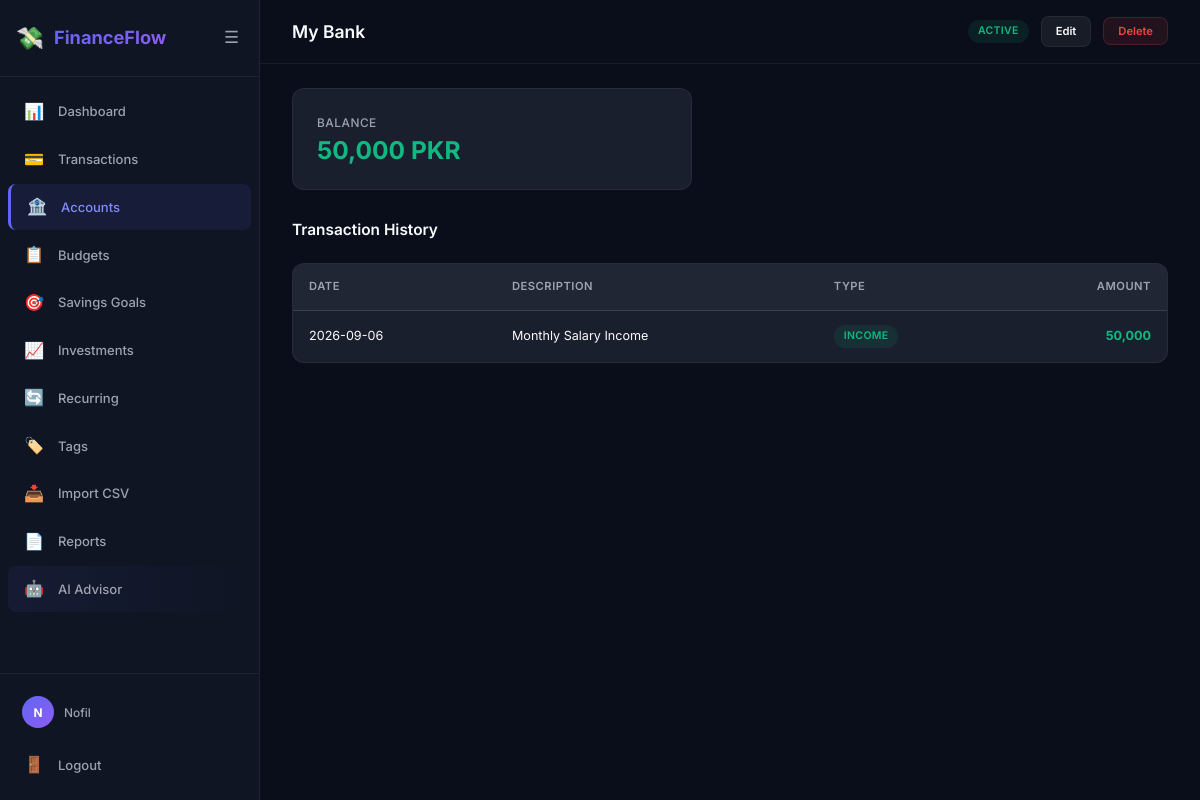
/accounts/1 (signed in), run on an earlier commit of the app's database.
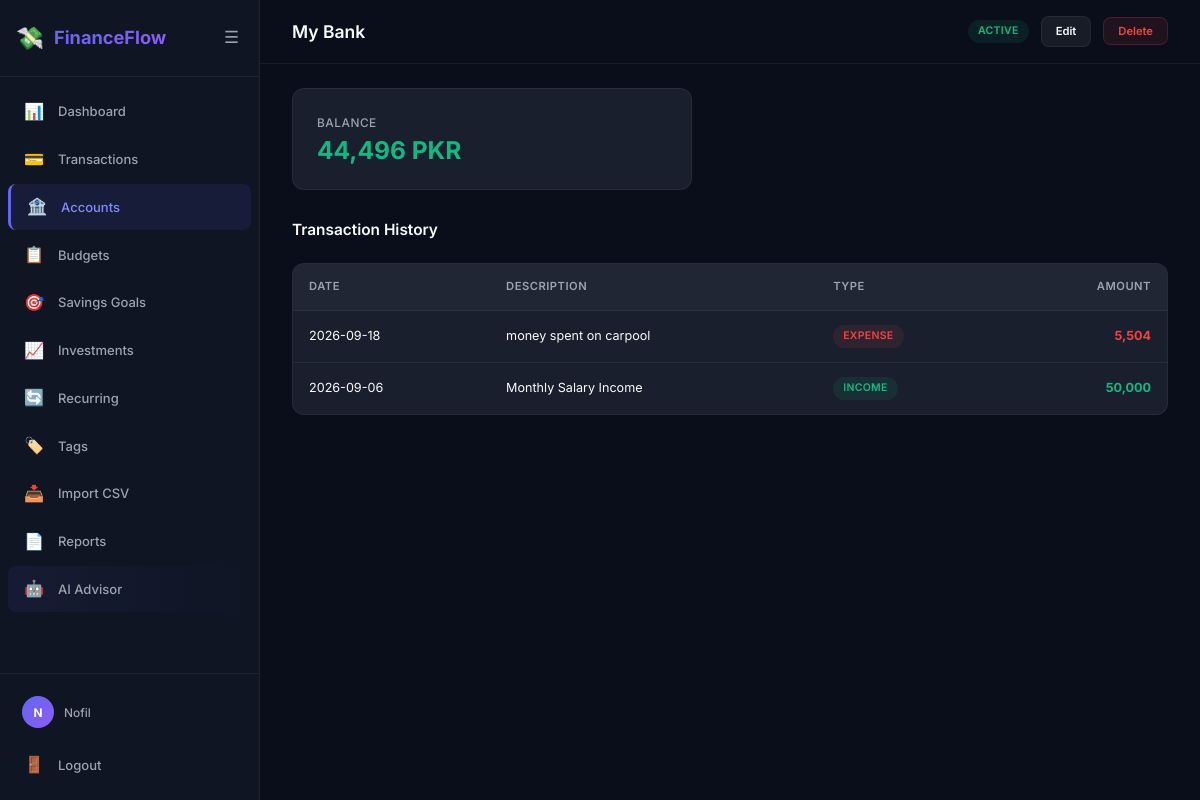
And on a later commit of the database.
### app/models/transaction.py (models this page shows, shortened)
class Transaction(db.Model):
    __tablename__ = 'transactions'
    TRANSACTION_TYPES = ('income', 'expense')
    transaction_id = db.Column(db.Integer, primary_key=True)
    user_id = db.Column(db.Integer, db.ForeignKey('users.user_id'), nullable=False)
    account_id = db.Column(db.Integer, db.ForeignKey('accounts.account_id'), nullable=False)
    category_id = db.Column(db.Integer, db.ForeignKey('categories.category_id'))
    amount = db.Column(db.Numeric(12, 2), nullable=False)
    transaction_type = db.Column(db.String(20), nullable=False)
    description = db.Column(db.String(255))
    transaction_date = db.Column(db.Date, nullable=False)
    currency = db.Column(db.String(10), default='PKR')
    exchange_rate = db.Column(db.Numeric(12, 6), default=1.0)
    is_deleted = db.Column(db.Boolean, default=False)
    deleted_at = db.Column(db.DateTime)
    created_at = db.Column(db.DateTime, default=datetime.utcnow)
    tags = db.relationship('Tag', secondary='transaction_tags', backref='transactions', lazy='dynamic')
    __table_args__ = (
        db.Index('idx_tx_date', 'transaction_date'),
        db.Index('idx_tx_amount', 'amount'),
        db.Index('idx_tx_category', 'category_id', 'transaction_type'),
        db.Index('idx_tx_user', 'user_id'),
        db.Index('idx_tx_account', 'account_id'),
    )

### app/accounts/routes.py (the view)
@accounts_bp.route('/<int:account_id>')
@login_required
def detail(account_id):
    account = Account.query.filter_by(
        account_id=account_id, user_id=current_user.user_id, is_deleted=False
    ).first_or_404()
    page = request.args.get('page', 1, type=int)
    transactions = Transaction.query.filter_by(
        account_id=account_id, is_deleted=False
    ).order_by(Transaction.transaction_date.desc()).paginate(
        page=page, per_page=20, error_out=False
    )
    return render_template('accounts/detail.html',
                           account=account, transactions=transactions)

### app/__init__.py (called while the page is built)
def _register_user_loader():
    from .models.user import User
    @login_manager.user_loader
    def load_user(user_id):
        return db.session.get(User, int(user_id))

def _register_context_processors(app):
    @app.context_processor
    def inject_globals():
        return {
            'app_name': 'FinanceFlow',
        }

### app/models/account.py (called while the page is built)
    @property
    def balance(self):
        from .transaction import Transaction
        result = db.session.query(
            db.func.coalesce(
                db.func.sum(
                    db.case(
                        (Transaction.transaction_type == 'income', Transaction.amount),
                        else_=-Transaction.amount
                    )
                ), 0
            )
        ).filter(
            Transaction.account_id == self.account_id,
            Transaction.is_deleted == False
        ).scalar()
        return result

### app/models/user.py (called while the page is built)
    @property
    def display_name(self):
        return self.name or self.email.split('@')[0]

### app/templates/accounts/detail.html (shortened to what this page needs)
{% extends 'base.html' %}
{% block page_title %}{{ account.account_name }}{% endblock %}
{% block top_actions %}
<span class="badge badge-{{ 'active' if account.is_active else 'inactive' }}">{{ 'Active' if account.is_active else 'Inactive' }}</span>
<a href="{{ url_for('accounts.edit', account_id=account.account_id) }}" class="btn btn-secondary btn-sm">Edit</a>
<form method="POST" action="{{ url_for('accounts.delete', account_id=account.account_id) }}" class="inline-form" data-confirm="Delete this account?">
    <button type="submit" class="btn btn-danger btn-sm">Delete</button>
</form>
{% endblock %}
{% block content %}
<div class="kpi-grid" style="max-width: 400px;">
    <div class="kpi-card">
        <div class="kpi-label">Balance</div>
        <div class="kpi-value {% if account.balance >= 0 %}positive{% else %}negative{% endif %}">
            {{ '{:,.0f}'.format(account.balance) }} {{ account.currency }}
        </div>
    </div>
</div>
<div class="section-header">
    <h3 class="section-title">Transaction History</h3>
</div>
{% if transactions.items %}
<div class="table-container">
    <table>
        <thead><tr><th>Date</th><th>Description</th><th>Type</th><th style="text-align:right">Amount</th></tr></thead>
        <tbody>
            {% for txn in transactions.items %}
            <tr>
                <td>{{ txn.transaction_date.strftime('%Y-%m-%d') }}</td>
                <td>{{ txn.description or '—' }}</td>
                <td><span class="badge badge-{{ txn.transaction_type }}">{{ txn.transaction_type }}</span></td>
                <td style="text-align:right" class="font-bold {% if txn.transaction_type == 'income' %}text-success{% else %}text-danger{% endif %}">
                    {{ '{:,.0f}'.format(txn.amount|float) }}
                </td>
            </tr>
            {% endfor %}
        </tbody>
    </table>
</div>
{% else %}
<div class="empty-state"><div class="empty-state-text">No transactions for this account</div></div>
{% endif %}
{% endblock %}

What changed in the data, as far as the page shows it:
added Transaction: transaction_date "2026-09-18", description "money spent on carpool", transaction_type "EXPENSE", amount "5,504"
Also different on the page:
{{ '{:,.0f}'.format(account.balance) }}: "50,000" → "44,496"
